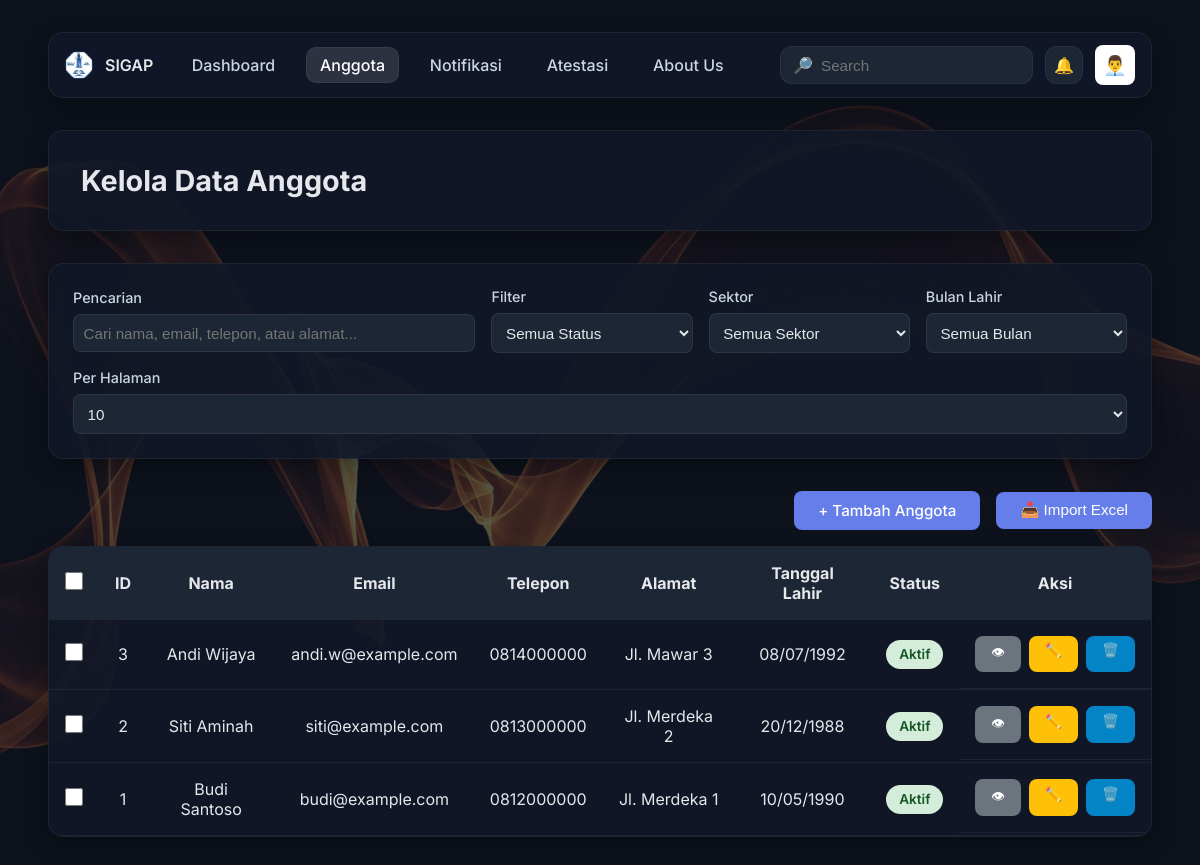
/anggota.php, run on the app's committed database.
### tables this page shows
CREATE TABLE IF NOT EXISTS `members` (
  `id` INT UNSIGNED NOT NULL AUTO_INCREMENT,
  `nama` VARCHAR(255) NOT NULL,
  `email` VARCHAR(255) DEFAULT NULL,
  `telepon` VARCHAR(50) DEFAULT NULL,
  `alamat` TEXT DEFAULT NULL,
  `tanggal_lahir` DATE DEFAULT NULL,
  `tanggal_bergabung` DATE DEFAULT NULL,
  `status` VARCHAR(50) NOT NULL DEFAULT 'Aktif',
  `foto` VARCHAR(255) DEFAULT NULL,
  `jenis_kelamin` VARCHAR(20) DEFAULT NULL,
  `pekerjaan` VARCHAR(255) DEFAULT NULL,
  `created_at` DATETIME NOT NULL DEFAULT CURRENT_TIMESTAMP,
  `updated_at` DATETIME NOT NULL DEFAULT CURRENT_TIMESTAMP ON UPDATE CURRENT_TIMESTAMP,
  PRIMARY KEY (`id`),
  INDEX `idx_members_email` (`email`),
  INDEX `idx_members_status` (`status`),
  INDEX `idx_members_created_at` (`created_at`)
);

### includes/functions.php (called while the page is built, shortened)
<?php
function h($string) {
    return htmlspecialchars($string, ENT_QUOTES, 'UTF-8');
}
function formatDate($date, $format = 'd/m/Y') {
    return date($format, strtotime($date));
}
?>

### anggota.php (the view, shortened to what this page needs)
<?php
require_once 'config.php';
$search = isset($_GET['search']) ? trim($_GET['search']) : '';
$page = isset($_GET['page']) ? max(1, intval($_GET['page'])) : 1;
$perPage = isset($_GET['per_page']) ? intval($_GET['per_page']) : 10;
$where = [];
$params = [];
$types = '';
$whereClause = !empty($where) ? 'WHERE ' . implode(' AND ', $where) : '';
$offset = ($page - 1) * $perPage;
$query = "SELECT * FROM members $whereClause ORDER BY created_at DESC LIMIT ? OFFSET ?";
$params[] = $perPage;
$params[] = $offset;
$types .= 'ii';
$stmt = $conn->prepare($query);
if ($types) {
	$stmt->bind_param($types, ...$params);
}
$stmt->execute();
$members_result = $stmt->get_result();
include 'includes/header.php';
?>
<div class="container">
	<div class="dashboard-header">
		<h2>Kelola Data Anggota</h2>
	</div>
	<form method="get" action="anggota.php" id="filter-form">
		<div class="filter-bar">
			<div class="filter-group" style="flex: 2;">
				<label>Pencarian</label>
				<input type="text" name="search" placeholder="Cari nama, email, telepon, atau alamat..."
					value="<?php echo h($search); ?>" id="search-input">
					</div>
			<div class="filter-group">
				<label>Filter</label>
				<select name="status" onchange="this.form.submit()">
					<option value="">Semua Status</option>
				</select>
			</div>
			<div class="filter-group">
				<label>Sektor</label>
				<select name="sektor" onchange="this.form.submit()">
					<option value="">Semua Sektor</option>
				</select>
			</div>
			<div class="filter-group">
				<label>Bulan Lahir</label>
				<select name="bulan_lahir" onchange="this.form.submit()">
					<option value="">Semua Bulan</option>
				</select>
			</div>
			<div class="filter-group">
				<label>Per Halaman</label>
				<select name="per_page" onchange="this.form.submit()">
					<option value="10" <?php echo $perPage == 10 ? 'selected' : ''; ?>>10</option>
				</select>
			</div>
		</div>
	</form>
	<div style="display: flex; justify-content: flex-end; align-items: center; margin-bottom: 1rem; flex-wrap: wrap; gap: 1rem;">
		<a href="add_member.php" class="btn btn-primary">+ Tambah Anggota</a>
		<button type="button" class="btn btn-primary" onclick="openImportModal()">📥 Import Excel</button>
	</div>
	<div class="table-container fade-in">
		<table class="data-table">
			<thead>
				<tr>
					<th style="width: 40px;">
						<input type="checkbox" id="select-all" class="table-checkbox" title="Pilih Semua">
					</th>
					<th>ID</th>
					<th>Nama</th>
					<th>Email</th>
					<th>Telepon</th>
					<th>Alamat</th>
					<th>Tanggal Lahir</th>
					<th>Status</th>
					<th>Aksi</th>
				</tr>
			</thead>
			<tbody>
				<?php if ($members_result && $members_result->num_rows > 0): ?>
					<?php while ($row = $members_result->fetch_assoc()): ?>
						<tr data-member-id="<?php echo $row['id']; ?>">
							<td>
								<input type="checkbox" name="member_ids[]" value="<?php echo $row['id']; ?>" class="table-checkbox">
							</td>
							<td><?php echo $row['id']; ?></td>
							<td><?php echo h($row['nama']); ?></td>
							<td><?php echo h($row['email']); ?></td>
							<td><?php echo h($row['telepon']); ?></td>
							<td><?php echo h(substr($row['alamat'], 0, 50)) . (strlen($row['alamat']) > 50 ? '...' : ''); ?></td>
							<td><?php echo $row['tanggal_lahir'] ? formatDate($row['tanggal_lahir']) : '-'; ?></td>
							<td>
								<span class="badge badge-<?php echo $row['status'] == 'Aktif' ? 'success' : 'danger'; ?>">
									<?php echo $row['status']; ?>
								</span>
							</td>
							<td class="action-buttons">
								<a href="member_detail.php?id=<?php echo $row['id']; ?>" class="btn btn-sm btn-secondary" data-tooltip="Lihat Detail">👁</a>
								<a href="edit_member.php?id=<?php echo $row['id']; ?>" class="btn btn-sm btn-warning" data-tooltip="Edit">✏️</a>
								<a href="delete_member.php?id=<?php echo $row['id']; ?>"
									class="btn btn-sm btn-danger"
									data-tooltip="Hapus"
									onclick="return confirm('Apakah Anda yakin ingin menghapus anggota ini?')">🗑️</a>
							</td>
						</tr>
					<?php endwhile; ?>
				<?php endif; ?>
			</tbody>
		</table>
	</div>
</div>
<?php include 'includes/footer.php'; ?>

### style.css (style rules this page uses)
:root { --font-primary: 'Inter', 'Segoe UI', Tahoma, Geneva, Verdana, sans-serif; }
* { margin: 0; padding: 0; box-sizing: border-box; }
body { font-family: var(--font-primary); background: linear-gradient(rgba(17, 24, 39, 0.7), rgba(17, 24, 39, 0.7)), url('./assets/1.jpg') center center / cover fixed no-repeat; background-attachment: fixed; background-size: cover; min-height: 100vh; }
.container { max-width: 1400px; margin: 2rem auto; padding: 0 1.5rem; width: 100%; position: relative; }
.container > * { position: relative; z-index: auto; }
.dashboard-header { background: rgba(17, 24, 39, 0.9); padding: 2rem; border-radius: 15px; box-shadow: 0 8px 24px rgba(0, 0, 0, 0.35); margin-bottom: 2rem; border: 1px solid rgba(255, 255, 255, 0.06); position: relative; }
.dashboard-header h2 { color: #e5e7eb; font-size: 1.8rem; }
.table-container { background: rgba(17, 24, 39, 0.9); border-radius: 15px; box-shadow: 0 8px 24px rgba(0, 0, 0, 0.35); overflow: hidden; border: 1px solid rgba(255, 255, 255, 0.06); position: relative; }
.data-table { width: 100%; border-collapse: collapse; color: #e5e7eb; }
.data-table thead { background: rgba(31, 41, 55, 0.9); color: #e5e7eb; }
.data-table th, .data-table td { padding: 1rem; text-align: left; border-bottom: 1px solid rgba(255, 255, 255, 0.06); }
.data-table tbody tr { border-bottom: 1px solid rgba(255, 255, 255, 0.06); transition: background 0.2s ease; }
.badge { display: inline-block; padding: 0.4rem 0.8rem; border-radius: 20px; font-size: 0.85rem; font-weight: 600; white-space: nowrap; display: inline-flex; align-items: center; }
.badge-success { background: #d4edda; color: #155724; }
.btn { display: inline-block; padding: 0.6rem 1.5rem; border: none; border-radius: 8px; font-size: 0.95rem; font-weight: 500; cursor: pointer; text-decoration: none; transition: all 0.3s ease; }
.btn-primary { background: #667eea; color: white; }
.btn-secondary { background: #6c757d; color: white; position: relative; z-index: 1; }
.btn-warning { background: #ffc107; color: #333; }
.btn-danger { background: #0284c7; color: white; }
.btn-sm { padding: 0.4rem 1rem; font-size: 0.85rem; }
.action-buttons { display: flex; gap: 0.5rem; }
.table-checkbox { width: 18px; height: 18px; cursor: pointer; accent-color: #667eea; }
.filter-bar { background: rgba(17, 24, 39, 0.9); padding: 1.5rem; border-radius: 15px; box-shadow: 0 8px 24px rgba(0, 0, 0, 0.35); margin-bottom: 2rem; border: 1px solid rgba(255, 255, 255, 0.06); display: flex; gap: 1rem; flex-wrap: wrap; align-items: center; }
.filter-group { display: flex; flex-direction: column; gap: 0.5rem; flex: 1; min-width: 200px; }
.filter-group label { color: #cbd5e1; font-size: 0.9rem; font-weight: 500; }
.filter-group select, .filter-group input { padding: 0.6rem; border: 1px solid rgba(255, 255, 255, 0.08); border-radius: 8px; background: rgba(31, 41, 55, 0.9); color: #e5e7eb; font-size: 0.95rem; }
.fade-in { animation: fadeIn 0.3s ease; }
.data-table tbody tr { transition: all 0.2s ease; }
.btn { position: relative; overflow: hidden; }
.btn::before { content: ''; position: absolute; top: 50%; left: 50%; width: 0; height: 0; border-radius: 50%; background: rgba(255, 255, 255, 0.2); transform: translate(-50%, -50%); transition: width 0.6s, height 0.6s; }
@media (max-width: 1200px) { .container { padding: 0 1rem; } }
.data-table th, .data-table td { vertical-align: middle; text-align: center; }
.data-table td:last-child { text-align: center; }
.data-table td a { display: inline-block; text-align: center; }
.data-table .badge { display: inline-block; margin: 0 auto; }
.dashboard-header { position: relative; z-index: 1; }
.filter-bar { position: relative; z-index: 1; }
.table-container { position: relative; z-index: 1; }

### data on the page
members: id "3", nama "Andi Wijaya", email "andi.w@example.com", telepon "0814000000", alamat "Jl. Mawar 3", tanggal_lahir "08/07/1992", status "Aktif"
members: id "2", nama "Siti Aminah", email "siti@example.com", telepon "0813000000", alamat "Jl. Merdeka 2", tanggal_lahir "20/12/1988", status "Aktif"
members: id "1", nama "Budi Santoso", email "budi@example.com", telepon "0812000000", alamat "Jl. Merdeka 1", tanggal_lahir "10/05/1990", status "Aktif"
